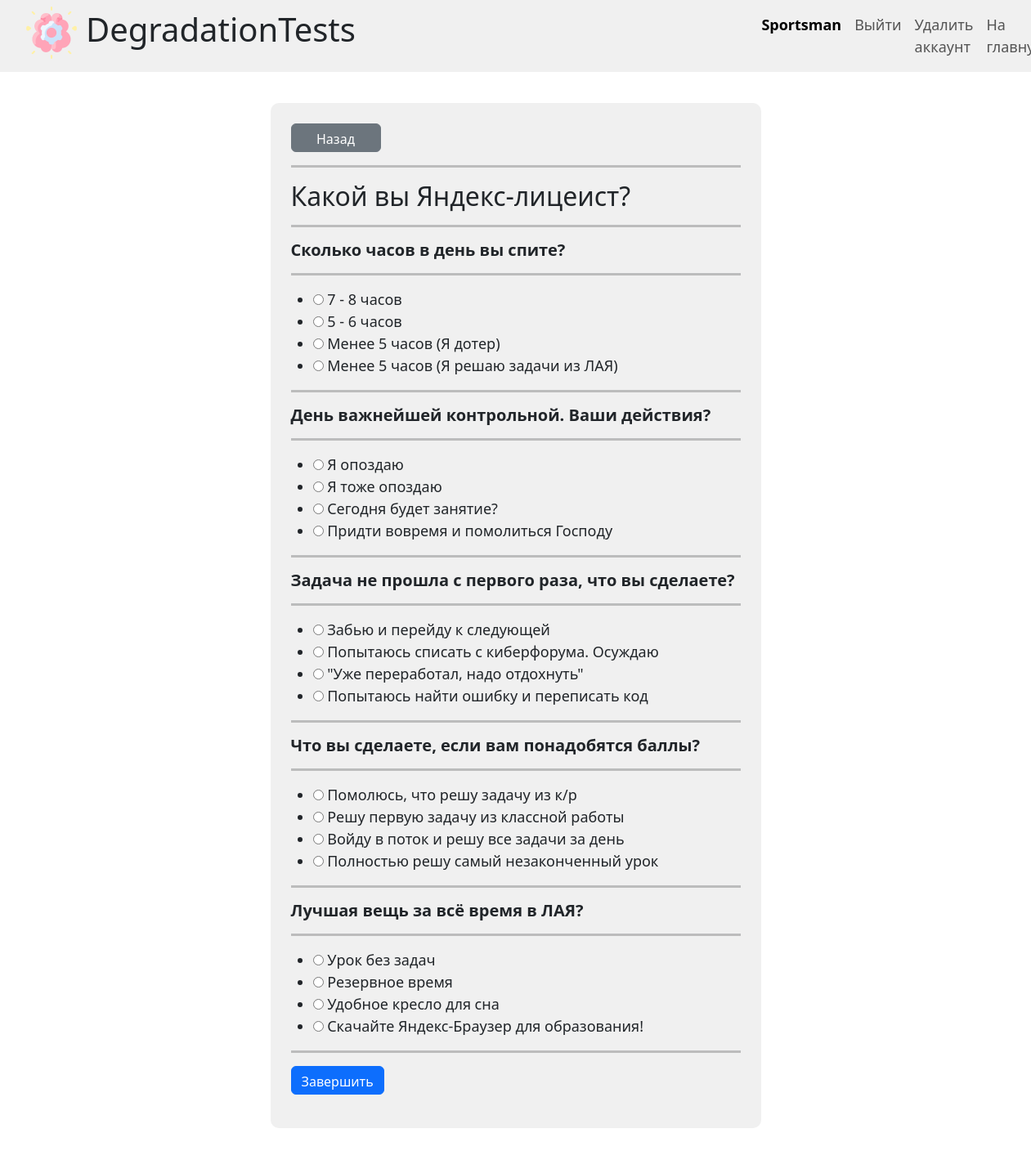
The page /test_solve/1 (signed in) on the database its author committed.
### data/user_model.py (models this page shows, shortened)
class User(SqlAlchemyBase, SerializerMixin, UserMixin):
    __tablename__ = 'users'
    id = sqlalchemy.Column(sqlalchemy.Integer, primary_key=True, autoincrement=True)
    name = sqlalchemy.Column(sqlalchemy.String, nullable=False)
    email = sqlalchemy.Column(sqlalchemy.String, nullable=False, unique=True)
    hashed_password = sqlalchemy.Column(sqlalchemy.String, nullable=False)
    test = sqlalchemy.orm.relationship('Test', back_populates='user')

### data/test_model.py (models this page shows)
class Test(SqlAlchemyBase, SerializerMixin):
    __tablename__ = 'tests'
    id = sqlalchemy.Column(sqlalchemy.Integer, primary_key=True, autoincrement=True)
    type = sqlalchemy.Column(sqlalchemy.Integer, nullable=False)
    creator = sqlalchemy.Column(sqlalchemy.Integer, sqlalchemy.ForeignKey('users.id'), nullable=False)
    title = sqlalchemy.Column(sqlalchemy.String, nullable=False)
    description = sqlalchemy.Column(sqlalchemy.String, nullable=False)
    status = sqlalchemy.Column(sqlalchemy.Boolean, nullable=False)
    user = sqlalchemy.orm.relationship('User')
    question = sqlalchemy.orm.relationship('Question', back_populates='test')

### data/question_model.py (models this page shows)
class Question(SqlAlchemyBase, SerializerMixin):
    __tablename__ = 'questions'
    id = sqlalchemy.Column(sqlalchemy.Integer, primary_key=True, autoincrement=True)
    test_id = sqlalchemy.Column(sqlalchemy.Integer, sqlalchemy.ForeignKey('tests.id'), nullable=False)
    text = sqlalchemy.Column(sqlalchemy.String, nullable=False)
    test = sqlalchemy.orm.relationship('Test')
    answer = sqlalchemy.orm.relationship('Answer', back_populates='question')

### server.py (the view, shortened to what this page needs)
@app.route('/test_solve/<int:test_id>', methods=['GET', 'POST'])
@login_required
def solve_test(test_id):
    form = TestPassingForm()
    session = db_session.create_session()
    test = session.query(Test).filter(Test.id == test_id).first()
    if request.method == 'GET':
        if test:
            questions = session.query(Question).filter(Question.test_id == test.id).all()
            for question, variant in zip(questions, form.variants):
                answers = session.query(Answer).filter(Answer.question_id == question.id).all()
                variant.answer_variants.label = question.text
                variant.answer_variants.choices = [(str(answer.result), answer.text) for answer in answers]
        else:
            abort(404)
    return render_template('solve_test.html', title='DegradationTests', form=form, test=test)

### forms/test_forms.py
class TestPassingForm(FlaskForm):
    variants = FieldList(FormField(QuestionAnswerForm), min_entries=5, max_entries=5)
    submit = SubmitField('Завершить')

class QuestionAnswerForm(FlaskForm):
    answer_variants = RadioField('', choices=[('', ''), ('', ''), ('', ''), ('', '')],
                                 validators=[DataRequired('Выберите один из вариантов ответа')])

### data/db_session.py (called while the page is built)
def create_session() -> Session:
    global __factory
    return __factory()

### server.py (called while the page is built)
@login_manager.user_loader
def load_user(user_id):
    session = db_session.create_session()
    return session.query(User).get(user_id)

### templates/solve_test.html (shortened to what this page needs)
{% extends "base.html" %}
{% block content %}
    <form action="" method="post" class="test_form">
        <a class="btn btn-secondary" style="width: 20%; height: 35px;" href="/">Назад</a>
        <hr size="5px" color="#242424">
        <h2>{{ test.title }}</h2>
        {% for question in form.variants %}
            <p>
                <hr size="5px" color="#242424">
                <h5><b>{{ question.answer_variants.label }}</b></h5>
                <hr size="5px" color="#242424">
                {{ question.answer_variants(class="form-check", style="font-size: large;") }}
            </p>
        {% endfor %}
        <hr size="5px" color="#242424">
        <p>
            {{ form.submit(type="submit", class="btn btn-primary", style="height: 35px;") }}
        </p>
    </form>
{% endblock %}

### templates/base.html (shortened to what this page needs)
<!DOCTYPE html>
<html lang="ru">
    <head>
        <link href="https://cdn.jsdelivr.net/npm/bootstrap@5.3.2/dist/css/bootstrap.min.css" rel="stylesheet"
>
        <link rel="stylesheet" type="text/css" href="{{ url_for('static', filename='css/forms.css') }}" />
        <link rel="stylesheet" type="text/css" href="{{ url_for('static', filename='css/main_styles.css') }}" />
    </head>
    <body>
        <nav class="navbar navbar-expand-lg" style="background-color: #f0f0f0;">
            <div class="container-fluid">
                <h1 style="margin-left: 1.5%;">
                    <img src="{{ url_for('static', filename='images/dt_icon.png') }}"
                         class="d-inline-block align-text-top" width="64" height="64">
                    DegradationTests
                </h1>
                {% if current_user.is_authenticated %}
                    <div class="collapse navbar-collapse">
                        <div class="navbar-nav" style="margin-left: 60%; font-size: large;">
                            <a class="nav-link active"><b>{{ current_user.name }}</b></a>
                            <a class="nav-link" href="/logout">Выйти</a>
                            <a class="nav-link" href="/delete_user">Удалить аккаунт</a>
                            <a class="nav-link" href="/">На главную</a>
                        </div>
                    </div>
                {% endif %}
            </div>
        </nav>
        {% block content %}{% endblock %}
    </body>
</html>

### static/css/forms.css (style rules this page uses)
form.test_form { margin-left: auto; margin-right: auto; margin-top: 3%; margin-bottom: 3%; max-width: 600px; background-color: #f0f0f0; border-radius: 10px; padding: 25px; }

### rows shown on the page
User: name "Sportsman"
Test: title "Какой вы Яндекс-лицеист?"
Question: answer_variants.label "Сколько часов в день вы спите?"
Question: answer_variants.label "День важнейшей контрольной. Ваши действия?"
Question: answer_variants.label "Задача не прошла с первого раза, что вы сделаете?"
Question: answer_variants.label "Что вы сделаете, если вам понадобятся баллы?"
Question: answer_variants.label "Лучшая вещь за всё время в ЛАЯ?"
